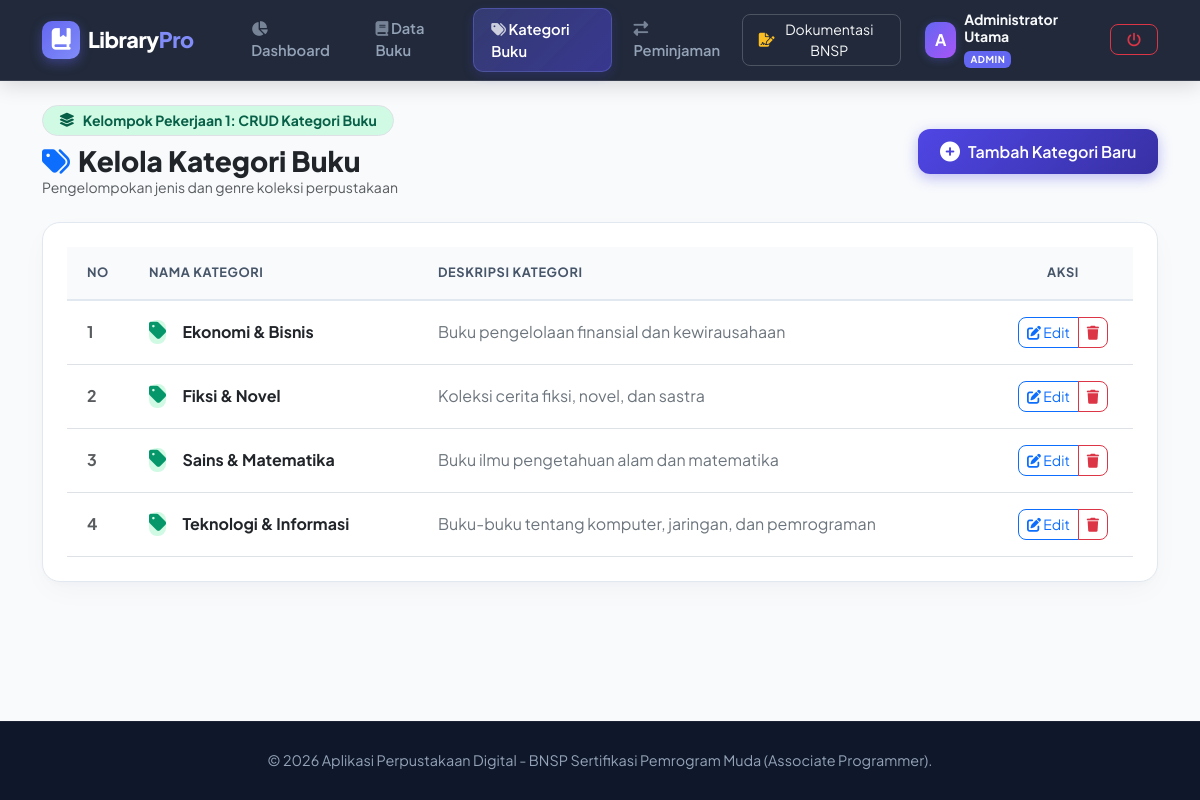
/Kategori/kategori.php (signed in), run on the app's committed database.
### tables this page shows
CREATE TABLE IF NOT EXISTS `kategori` (
    `id` INT AUTO_INCREMENT PRIMARY KEY,
    `nama_kategori` VARCHAR(100) NOT NULL,
    `deskripsi` TEXT NULL,
    `created_at` TIMESTAMP DEFAULT CURRENT_TIMESTAMP
);

### classes/Database.php (called while the page is built, shortened)
<?php
class Database {
    private static $instance = null;
    private $host = "localhost";
    private $db_name = "db_perpustakaan";
    private $username = "root";
    private $password = "";
    private $conn;
    private function __construct() {
        try {
            $this->conn = new PDO(
                "mysql:host=" . $this->host . ";charset=utf8mb4",
                $this->username,
                $this->password,
                [
                    PDO::ATTR_ERRMODE => PDO::ERRMODE_EXCEPTION,
                    PDO::ATTR_DEFAULT_FETCH_MODE => PDO::FETCH_ASSOC
                ]
            );
            $this->conn->exec("CREATE DATABASE IF NOT EXISTS `" . $this->db_name . "` DEFAULT CHARACTER SET utf8mb4 COLLATE utf8mb4_unicode_ci");
            $this->conn->exec("USE `" . $this->db_name . "`");
            $this->initTables();
        } catch (PDOException $e) {
            die("Koneksi Database Gagal: " . $e->getMessage());
        }
    }
    private function initTables() {
        try {
            $check = $this->conn->query("SHOW TABLES LIKE 'users'");
        } catch (Exception $e) {
            $this->createTablesDirectly();
        }
    }
    public static function getInstance() {
        if (self::$instance === null) {
            self::$instance = new Database();
        }
        return self::$instance;
    }
    public function getConnection() {
        return $this->conn;
    }
}

### classes/Kategori.php (called while the page is built, shortened)
<?php
require_once __DIR__ . '/Database.php';
class Kategori {
    private $db;
    private $table = "kategori";
    public function __construct() {
        $this->db = Database::getInstance()->getConnection();
    }
    public function getAll() {
        $query = "SELECT * FROM " . $this->table . " ORDER BY id DESC";
        $stmt = $this->db->prepare($query);
        $stmt->execute();
        return $stmt->fetchAll();
    }
}

### Kategori/kategori.php (the view, shortened to what this page needs)
<?php
require_once __DIR__ . '/../classes/Kategori.php';
$kategoriModel = new Kategori();
$listKategori = $kategoriModel->getAll();
require_once __DIR__ . '/../includes/header.php';
?>
<div class="container py-4">
    <div class="d-flex justify-content-between align-items-center mb-4 flex-wrap gap-3">
        <div>
            <div class="d-inline-flex align-items-center gap-2 px-3 py-1 rounded-pill bg-emerald-50 text-emerald-700 fw-bold small mb-2 border border-emerald-200" style="background:#d1fae5; color:#065f46;">
                <i class="fa-solid fa-layer-group"></i> Kelompok Pekerjaan 1: CRUD Kategori Buku
            </div>
            <h3 class="fw-extrabold text-dark mb-0" style="font-weight: 800;"><i class="fa-solid fa-tags text-primary me-2"></i>Kelola Kategori Buku</h3>
            <p class="text-muted small mb-0">Pengelompokan jenis dan genre koleksi perpustakaan</p>
        </div>
        <button class="btn btn-primary btn-primary-custom d-flex align-items-center gap-2" data-bs-toggle="modal" data-bs-target="#modalTambahKategori">
            <i class="fa-solid fa-plus-circle fs-5"></i> <span>Tambah Kategori Baru</span>
        </button>
    </div>
    <div class="card card-custom p-4">
        <div class="table-responsive">
            <table class="table table-hover table-custom align-middle">
                <thead>
                    <tr>
                        <th style="width: 60px;">No</th>
                        <th>Nama Kategori</th>
                        <th>Deskripsi Kategori</th>
                        <th class="text-center" style="width: 140px;">Aksi</th>
                    </tr>
                </thead>
                <tbody>
                    <?php if (empty($listKategori)): ?>
                        <tr>
                            <td colspan="4" class="text-center text-muted py-5">
                                <i class="fa-solid fa-tags fs-1 text-secondary opacity-50 mb-3 d-block"></i>
                                Belum ada kategori buku terdaftar. Klik tombol Tambah Kategori di atas.
                            </td>
                        </tr>
                    <?php else: ?>
                        <?php foreach ($listKategori as $index => $kat): ?>
                            <tr>
                                <td class="fw-bold text-muted"><?= $index + 1 ?></td>
                                <td>
                                    <div class="d-flex align-items-center gap-3">
                                        <div class="p-2.5 rounded-3 bg-emerald-50 text-emerald-600" style="background:#d1fae5; color:#059669;">
                                            <i class="fa-solid fa-tag fs-5"></i>
                                        </div>
                                        <div class="fw-bold text-dark fs-6"><?= htmlspecialchars($kat['nama_kategori']) ?></div>
                                    </div>
                                </td>
                                <td class="text-secondary"><?= htmlspecialchars($kat['deskripsi'] ?? 'Tidak ada deskripsi.') ?></td>
                                <td class="text-center">
                                    <div class="btn-group">
                                        <button class="btn btn-sm btn-outline-primary rounded-start-3"
                                                data-bs-toggle="modal"
                                                data-bs-target="#modalEditKategori<?= $kat['id'] ?>">
                                            <i class="fa-solid fa-pen-to-square"></i> Edit
                                        </button>
                                        <button class="btn btn-sm btn-outline-danger rounded-end-3"
                                                data-bs-toggle="modal"
                                                data-bs-target="#modalHapusKategori<?= $kat['id'] ?>">
                                            <i class="fa-solid fa-trash"></i>
                                        </button>
                                    </div>
                                </td>
                            </tr>
                        <?php endforeach; ?>
                    <?php endif; ?>
                </tbody>
            </table>
        </div>
    </div>
</div>
<?php require_once __DIR__ . '/../includes/footer.php'; ?>

### includes/header.php (style rules this page uses)
:root { --primary-gradient: linear-gradient(135deg, #4f46e5 0%, #3730a3 100%); --accent-gradient: linear-gradient(135deg, #06b6d4 0%, #3b82f6 100%); --card-border-radius: 18px; }
body { font-family: 'Plus Jakarta Sans', 'Inter', sans-serif; background: #f8fafc; color: #1e293b; min-height: 100vh; display: flex; flex-direction: column; }
.card-custom { border: 1px solid #e2e8f0; border-radius: var(--card-border-radius); box-shadow: 0 10px 30px -5px rgba(15, 23, 42, 0.04), 0 4px 6px -2px rgba(15, 23, 42, 0.02); background: #ffffff; transition: all 0.25s ease; }
.table-custom { margin-bottom: 0; }
.table-custom th { background-color: #f8fafc; color: #475569; font-weight: 700; font-size: 0.8rem; text-transform: uppercase; letter-spacing: 0.6px; padding: 1rem 1.25rem; border-bottom: 2px solid #e2e8f0; }
.table-custom td { padding: 1rem 1.25rem; vertical-align: middle; }
.btn-primary-custom { background: var(--primary-gradient); border: none; border-radius: 12px; font-weight: 600; padding: 0.65rem 1.35rem; color: #fff; box-shadow: 0 4px 14px rgba(79, 70, 229, 0.35); transition: all 0.25s ease; }

### data on the page
kategori: nama_kategori "Ekonomi & Bisnis", deskripsi "Buku pengelolaan finansial dan kewirausahaan"
kategori: nama_kategori "Fiksi & Novel", deskripsi "Koleksi cerita fiksi, novel, dan sastra"
kategori: nama_kategori "Sains & Matematika", deskripsi "Buku ilmu pengetahuan alam dan matematika"
kategori: nama_kategori "Teknologi & Informasi", deskripsi "Buku-buku tentang komputer, jaringan, dan pemrograman"

### other printed values
substr($currentUser['nama_lengkap'] ?? 'A', 0, 1) "A"
$currentUser['nama_lengkap'] "Administrator Utama"
$currentUser['role'] "ADMIN"
